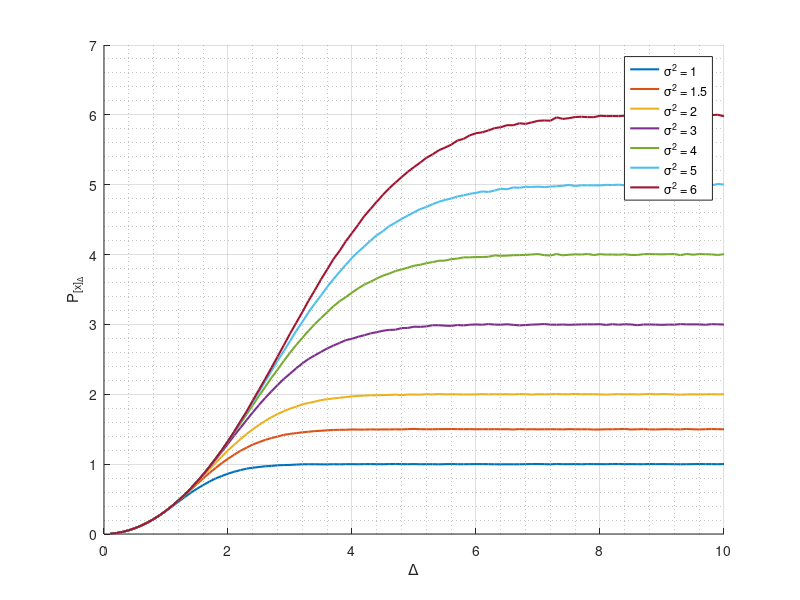

Write MATLAB code to recreate this figure.
% Power after modulo

sigma = [1 1.5 2 3 4 5 6];

delta = linspace(0.1,10,100);

P = zeros(1,length(delta));

figure; hold all
for i=1:length(sigma)
    for j=1:length(delta)
        
        x = sqrt(sigma(i))*randn(1,1e6);
        
        x_mod = mod(delta(j) + x,2*delta(j)) - delta(j);
        
        P(i,j) = mean(x_mod.^2);
        
    end
    plot(delta,P(i,:),'LineWidth',1.5)
end
grid on; grid minor;
legend('\sigma^2 = 1','\sigma^2 = 1.5','\sigma^2 = 2','\sigma^2 = 3',...
    '\sigma^2 = 4','\sigma^2 = 5','\sigma^2 = 6')
xlabel('\Delta'); ylabel('P_{[x]_{\Delta}}')